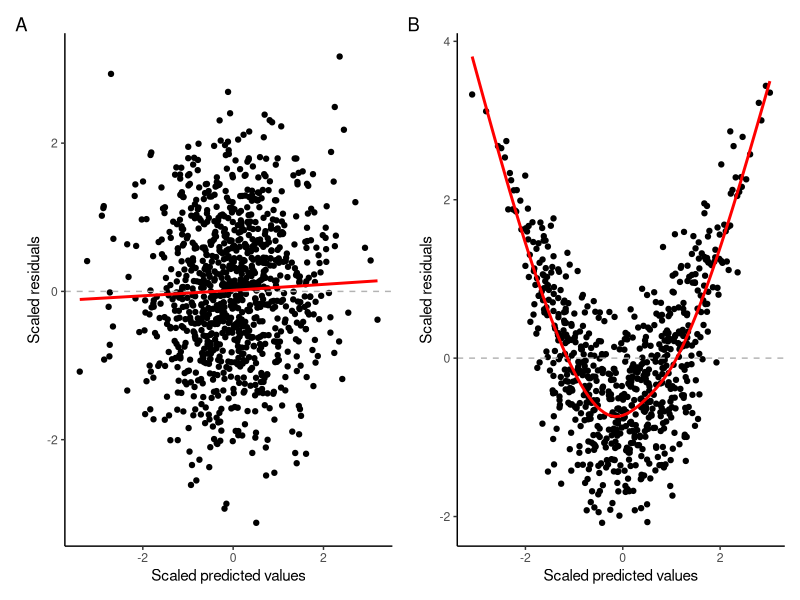
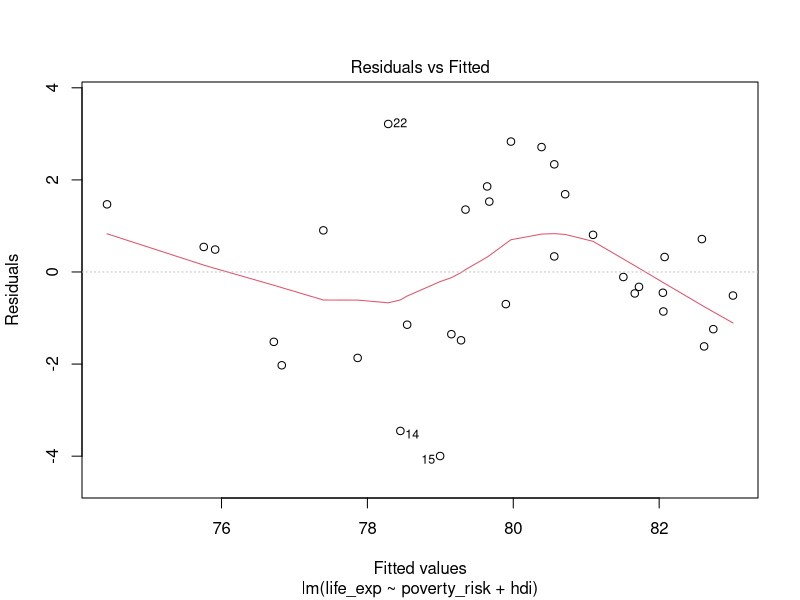
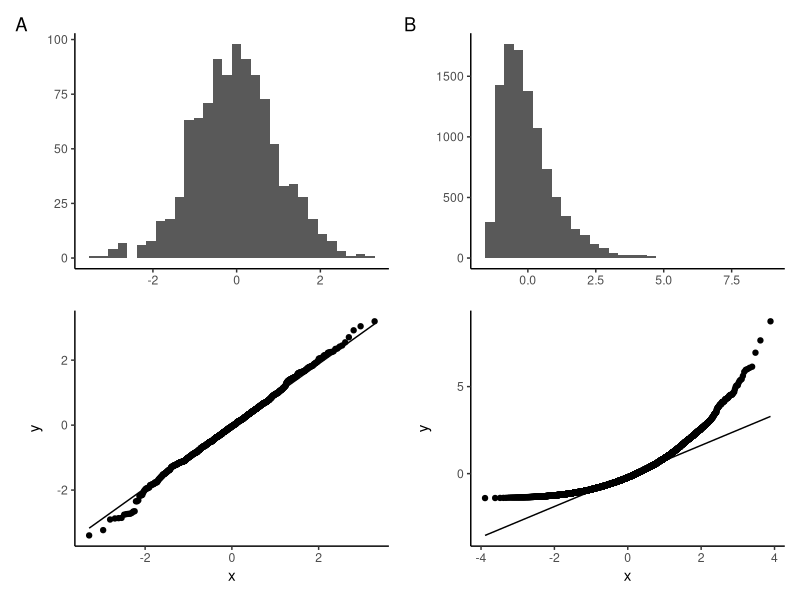
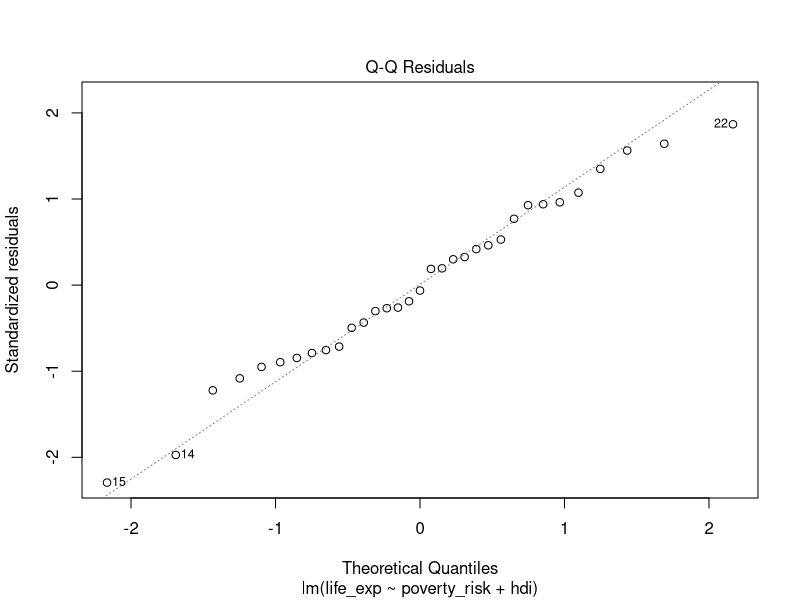
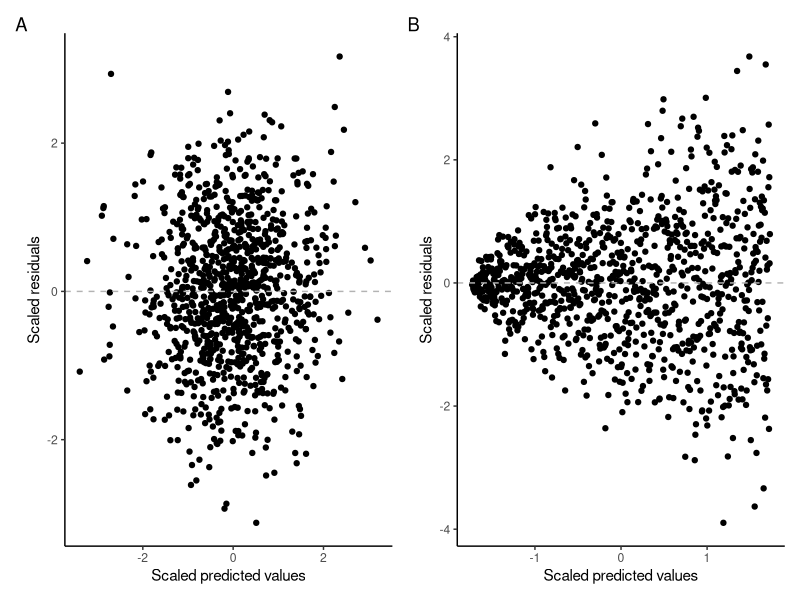
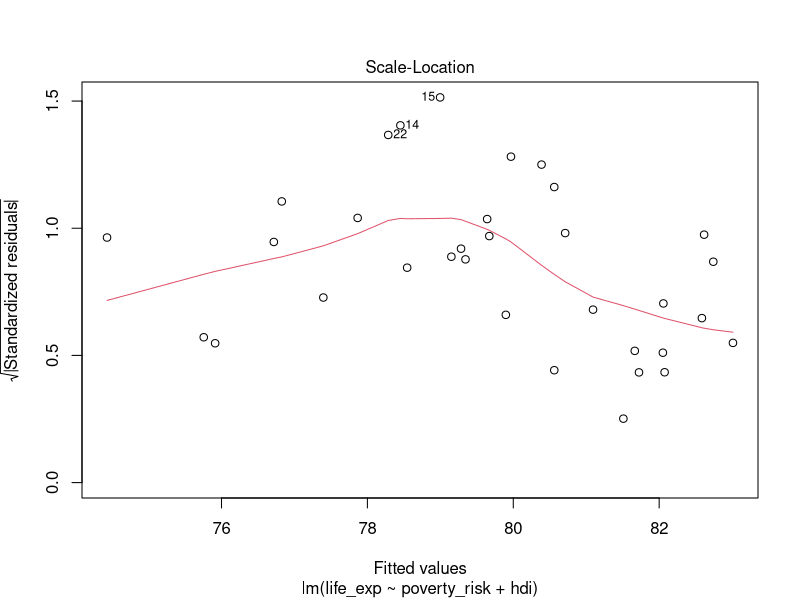
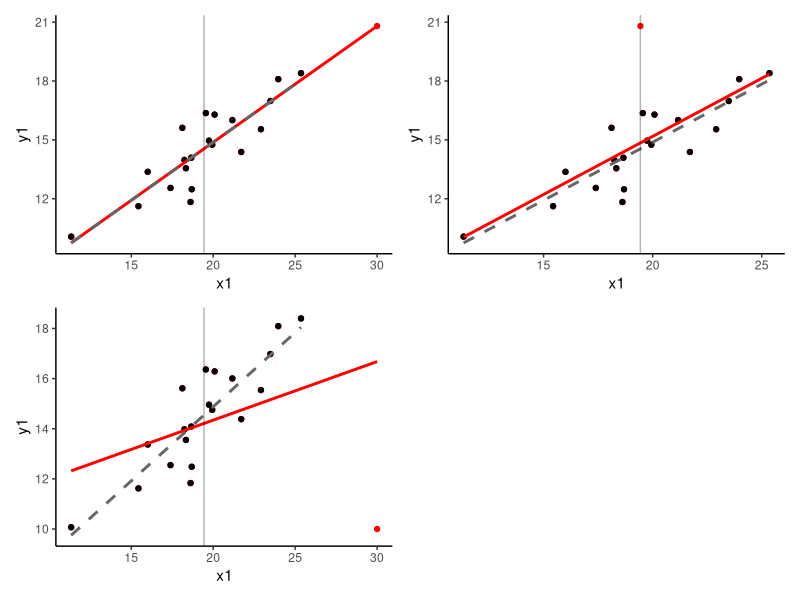
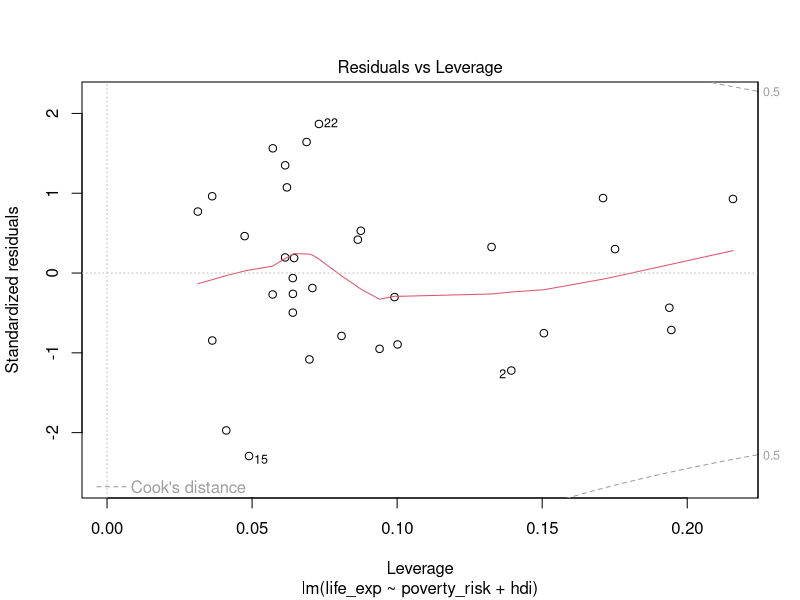

The R source for these figures, in order:
## ---- chunk 1
knitr::opts_chunk$set(echo = TRUE)

library(tidyverse)
library(here)
library(patchwork)
library(car)

countries = read.csv(here("data", "countries.csv"))

theme_set(theme_classic())
## ---- chunk 2
mod1 = lm(life_exp ~ poverty_risk + hdi, data = countries)
## ---- chunk 3
set.seed(1234)

x_lin = rnorm(n = 1000)
y_lin = rnorm(n = 1000)

x_nonlin = rnorm(n = 1000)
y_nonlin = scale( sqrt( x_nonlin^2 + rnorm(n = 1000) ))

plot_linear = qplot(x = x_lin, y = y_lin) + labs(x = "Scaled predicted values", y = "Scaled residuals") + geom_hline(yintercept = 0, linetype = "dashed", color = "grey70") + geom_smooth(color = "red", alpha = 0.5, se = FALSE)

plot_nonlinear = qplot(x = x_nonlin, y = y_nonlin) + labs(x = "Scaled predicted values", y = "Scaled residuals") + geom_hline(yintercept = 0, linetype = "dashed", color = "grey70") + geom_smooth(color = "red", alpha = 0.5, se = FALSE)

plot_linear + plot_nonlinear + plot_annotation(tag_levels = "A")
## ---- chunk 4
plot(mod1, which = 1)
## ---- chunk 5
set.seed(1234)

norm_dist = rnorm(n = 1000)
chisq_dist = scale(rchisq(n = 10000, df = 4))

norm_hist_plot =  qplot(norm_dist, geom = "histogram") +labs(x = element_blank(), tag = "A")
chisq_hist_plot = qplot(chisq_dist, geom = "histogram") + labs(x = element_blank(), tag = "B")


norm_qq_plot = ggplot(mapping = aes(sample = norm_dist)) +
  geom_qq() +
  geom_qq_line()

chisq_qq_plot = ggplot(mapping = aes(sample = chisq_dist)) +
  geom_qq() +
  geom_qq_line()


(norm_hist_plot / norm_qq_plot) | (chisq_hist_plot / chisq_qq_plot)
## ---- chunk 6
plot(mod1, which = 2)
## ---- chunk 7
set.seed(1234)

#homodescadistic data
x_const = rnorm(n = 1000)
y_const = rnorm(n = 1000)
plot_homodescadistic = qplot(x = x_const, y = y_const) + labs(x = "Scaled predicted values", y = "Scaled residuals")+ geom_hline(yintercept = 0, linetype = "dashed", color = "grey70")

#heterodescadistic data
n=1:1000
eps = rnorm(n,mean=0,sd=sqrt(n^1.3))
y= n + eps
mod <- lm(y ~ n)
plot_heterodescadistic = qplot(scale(mod$fitted.values),scale(mod$residuals)) + labs(x = "Scaled predicted values", y = "Scaled residuals") + geom_hline(yintercept = 0, linetype = "dashed", color = "grey70")


plot_homodescadistic + plot_heterodescadistic + plot_annotation(tag_levels = "A")
## ---- chunk 8
plot(mod1, which = 3)
## ---- chunk 9
set.seed(20)

x1 = rnorm(20, mean=20, sd=3)
y1 = 5 + .5*x1 + rnorm(20)

x2 = c(x1, 30)
y2 = c(y1, 20.8)
x3 = c(x1, 19.44)
y3 = c(y1, 20.8)
x4 = c(x1, 30)
y4 = c(y1, 10)

x1 = c(x1, NA)
y1 = c(y1, NA)

levh_ress_plot = ggplot(mapping = aes(x = x1, y = y1)) +
  geom_point(aes(x = x2, y = y2), color = "red") +
  geom_point() +
  geom_smooth(aes(x = x2, y = y2), method = "lm", se = F, color = "red") +
  geom_smooth(method = "lm", linetype = "dashed", se = F, color = "grey40") +
  geom_vline(xintercept = mean(x1, na.rm = T), alpha = 0.3)

levs_resh_plot = ggplot(mapping = aes(x = x1, y = y1)) +
  geom_point(aes(x = x3, y = y3), color = "red") +
  geom_point() +
  geom_smooth(aes(x = x3, y = y3), method = "lm", se = F, color = "red") +
  geom_smooth(method = "lm", linetype = "dashed", se = F, color = "grey40") +
  geom_vline(aes()) +
  geom_vline(xintercept = mean(x1, na.rm = T), alpha = 0.3)

levh_resh_plot = ggplot(mapping = aes(x = x1, y = y1)) +
  geom_point(aes(x = x4, y = y4), color = "red") +
  geom_point() +
  geom_smooth(aes(x = x4, y = y4), method = "lm", se = F, color = "red") +
  geom_smooth(method = "lm", linetype = "dashed", se = F, color = "grey40") +
  geom_vline(xintercept = mean(x1, na.rm = T), alpha = 0.3)

levh_ress_plot + levs_resh_plot + levh_resh_plot + plot_layout(ncol = 2)

## ---- chunk 10
plot(mod1, which = 5)
## ---- chunk 11
plot(mod1, which  =4)
## ---- chunk 12
par(mfrow = c(2,2))
plot(mod1)
par(mfrow = c(1,1))
## ---- chunk 13
crPlots(mod1)
